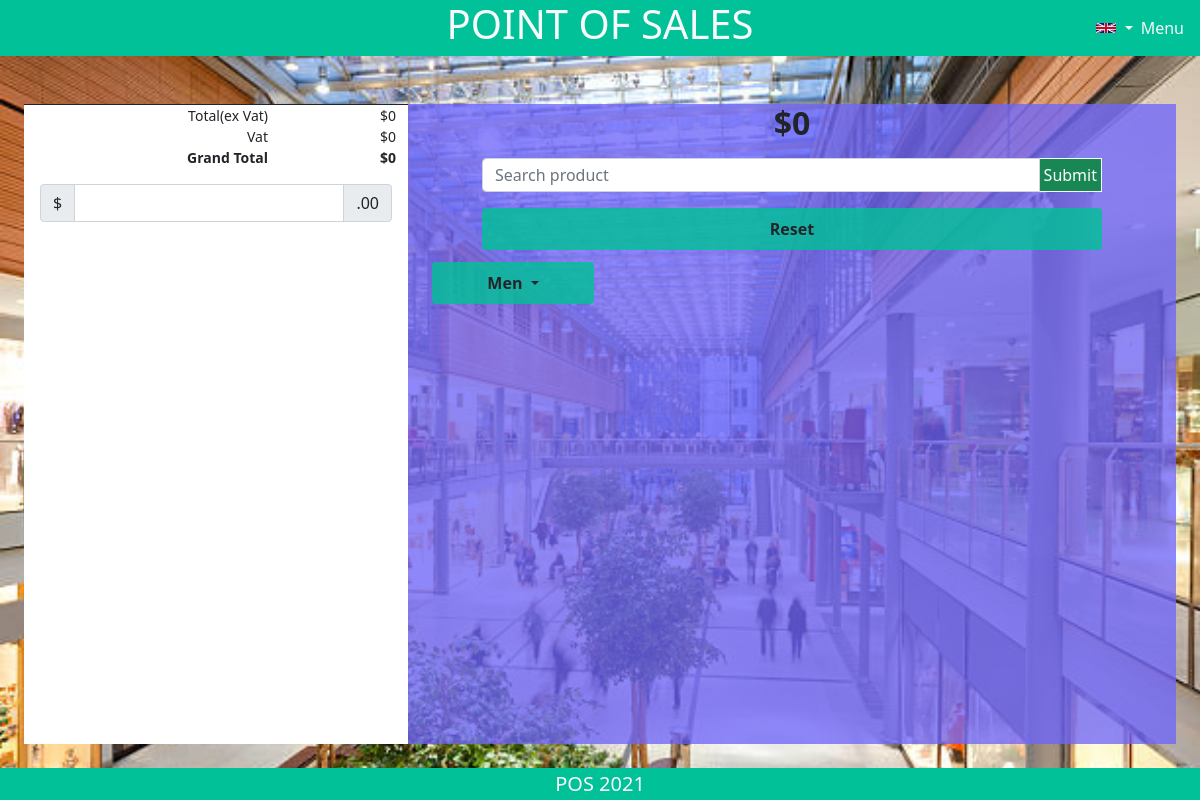
Before: / (signed in) with the older database file.
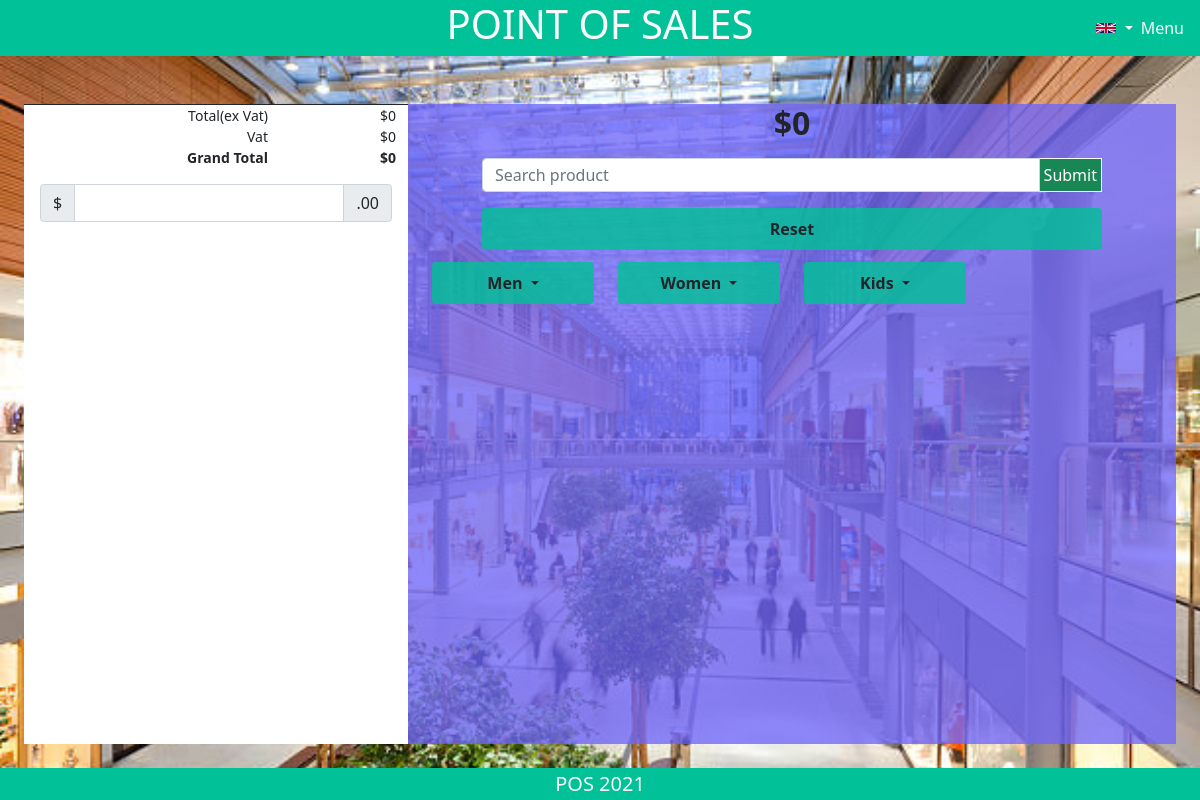
After: the same page with the newer database file.
### products/models.py (models this page shows)
class Category(models.Model):
    class Meta:
        verbose_name_plural = "Categories"
    name = models.CharField(max_length=254)
    def __str__(self):
        return self.name

### home/views.py (the view, shortened to what this page needs)
# urls.py: path("", views.index, name="home"),
def index(request):
    try:
        request.session["my_language"]
    except:
        request.session["my_language"] = {"language": "en"}
    all_products = Product.objects.all()
    all_categories = Category.objects.all()
    if "All" in request.GET:
        context = {
            "products": all_products,
            "categories": all_categories,
        }
        return render(request, "home/index.html", context)
    context = {
        "products": all_products,
        "categories": all_categories,
    }
    return render(request, "home/index.html", context)

### bag/contexts.py (called while the page is built, shortened)
def bag_contents(request):
    bag = request.session.get("bag", [])
    bag_items = []
    net_total = 0
    vat_total = 0
    vat = 0
    context = {
        "bag_content": bag_items,
        "net_total": net_total,
        "vat": round(vat, 3),
        "grand_total": net_total + vat,
    }
    return context

### home/templates/home/index.html (shortened to what this page needs)
{% extends "base.html" %}
{% load static %}
{% load custom_tags %}
{% block extra_css %}
    <link rel="stylesheet" href="{% static 'home/css/home.css' %}">
{% endblock %}
{% block content %}
    <div class="row m-4 text-center mt-5">
        <div class="col-12 col-md-4 order-md-1 order-2 till-screen p-0">
            <div class="row m-0 till-text">
                <div class="col-12 border-bottom border-dark"></div>
                <div class="col-8 text-end">Total(ex Vat)</div><div class="col-4 text-end">${{ net_total }}</div>
                <div class="col-8 text-end">Vat</div><div class="col-4 text-end">${{ vat }}</div>
                <div class="col-8 text-end fw-bold">Grand Total</div><div class="col-4 text-end fw-bold">${{ grand_total }}</div>
            </div>
            <form id="pay-form" action="{% url 'checkout' %}" method="POST">
                <div class="input-group mb-3 p-3 pb-0">
                    <span class="input-group-text">$</span>
                    <input type="text" class="form-control pay-input" id="amount" name="amount" aria-label="Amount (to the nearest dollar)">
                    <span class="input-group-text">.00</span>
                </div>
            </form>
        </div>
        <div class="col-12 col-md-8 order-1 product-screen bg-custom">
            <div class="col-12 text-center h2 fw-bold total">${{ grand_total }}</div>
            <div class="col-10 mt-3 mx-auto">
                <form action="#" method="POST">
                    <div class="input-group mb-3 search-bar">
                        <input type="text" class="search form-control pay-form" name="q" placeholder="Search product" />
                        <div class="input-group-append">
                          <button class="input-group-text p-1 btn-success border-light rounded-0">Submit</button>
                        </div>
                    </div>
                </form>
            </div>
            <a href="{% url 'home' %}?All=all" class="col-10 btn btn-custom-2 p-2 mb-2 fw-bold">Reset</a>
            <div class="row m-0">
                {% for category in categories %}
                    <div class="dropdown col-6 col-sm-4 col-md-3 mt-1">
                        <button class="btn btn-custom-2 dropdown-toggle w-100 p-2 fw-bold" type="button" id="dropdownMenuButton" data-bs-toggle="dropdown">
                            {{ category.name|capfirst }}
                        </button>
                    </div>
                {% endfor %}
            </div>
        </div>
    </div>
{% endblock %}

### templates/base.html (shortened to what this page needs)
{% load static %}
{% load i18n %}
<!doctype html>
<html lang="en">
    <head>
        <link href="https://cdn.jsdelivr.net/npm/bootstrap@5.1.3/dist/css/bootstrap.min.css" rel="stylesheet">
        <link rel="stylesheet" href="https://use.fontawesome.com/releases/v5.15.4/css/all.css">
        <link rel="stylesheet" href="{% static 'css/base.css' %}">
        {% block extra_css %}
        {% endblock %}
    </head>
    <body>
        <nav class="row m-0 bg-custom-4">
            <div class="d-none d-md-block col-md-3"></div>
            <div class="col-8 col-md-6 h1 text-center">
                {% if request.session.my_language.language == 'en' %}
                    <a class="text-light logo" href="{% url 'home' %}">POINT OF SALES</a>
                {% else %}
                    <a class="text-light logo" href="{% url 'home' %}">POINTE DE VENTE</a>
                {% endif %}
            </div>
            {% if request.user.is_superuser %}
                <div class="col-4 col-md-3 text-light my-auto text-end links">
                    {% if request.session.my_language.language == 'en' %}
                        <div class="dropdown">
                            <div class="dropdown-toggle" type="button" id="dropdownMenuButton" data-toggle="dropdown" aria-haspopup="true" aria-expanded="false">
                                <img src="{{ MEDIA_URL }}en.png" alt="english flag" />
                            </div>
                        </div>
                    {% endif %}
                    <a class="text-light menu my-auto text-end p-1" data-bs-toggle="offcanvas" href="#offcanvasExample" href="{% url 'home' %}">Menu</a>
                </div>
            {% else %}
                <div class="col-4 col-md-3 text-light my-auto text-end">
                    <a href="#" class="p-2 text-end my-auto text-light login"><i class="fas fa-user"></i></a>
                </div>
            {% endif %}
        </nav>
        <div class="content">
            {% block content %}
            {% endblock %}
        </div>
        <footer class="footer text-center h5 m-0">
            <div class="p-1 bg-custom-4 text-light">POS 2021</div>
        </footer>
    </body>
</html>

### static/css/base.css (style rules this page uses)
body, html { margin: 0; display: flex; flex-direction: column; height: 100vh; }
nav a { text-decoration: none; }
.content { flex: 1; background-image: url('../../media/store.jpg'); background-size: cover; }
.form-control { height: 28px; }
.dropdown img { width: 20px; padding-bottom: 3px; }
.dropdown { display: inline-block; }
.bg-custom-4 { background: rgb(0, 193, 152); }

### home/static/home/css/home.css (style rules this page uses)
a { text-decoration: none; }
.till-screen { background: white; min-height: 80vh; }
.product-screen { background: rgb(206, 206, 206); min-height: 80vh; }
.search.form-control { height: 34px; }
.bg-custom { background: rgba(111, 101, 252, 0.774); }
.till-text { font-size: 14px; }
.btn-custom-2 { background: rgba(0, 193, 151, 0.815); }
.pay-input { height: 38px; }

Changed rows visible on the page:
added Category: name "Women"
added Category: name "Kids"
